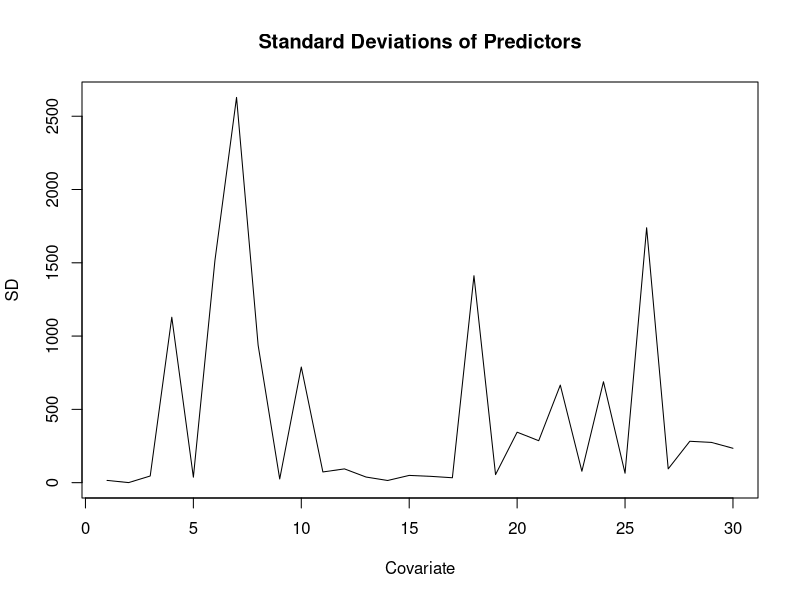
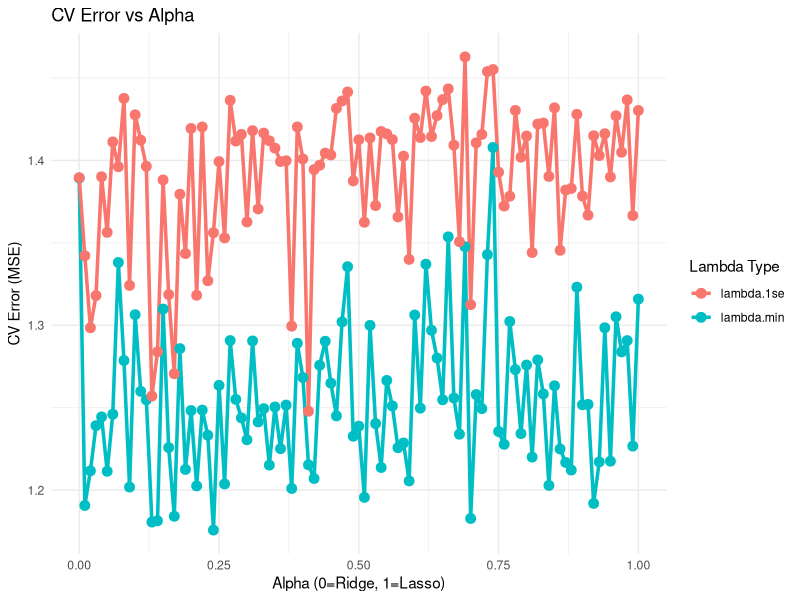
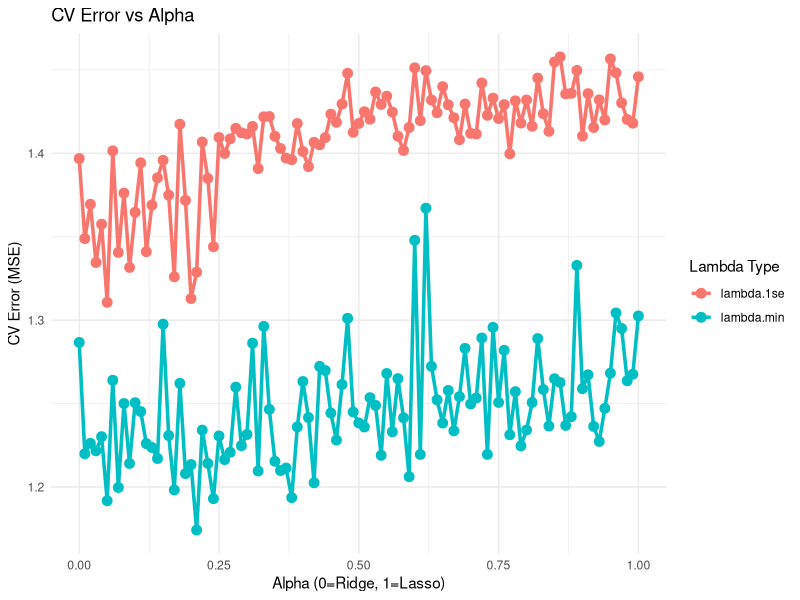
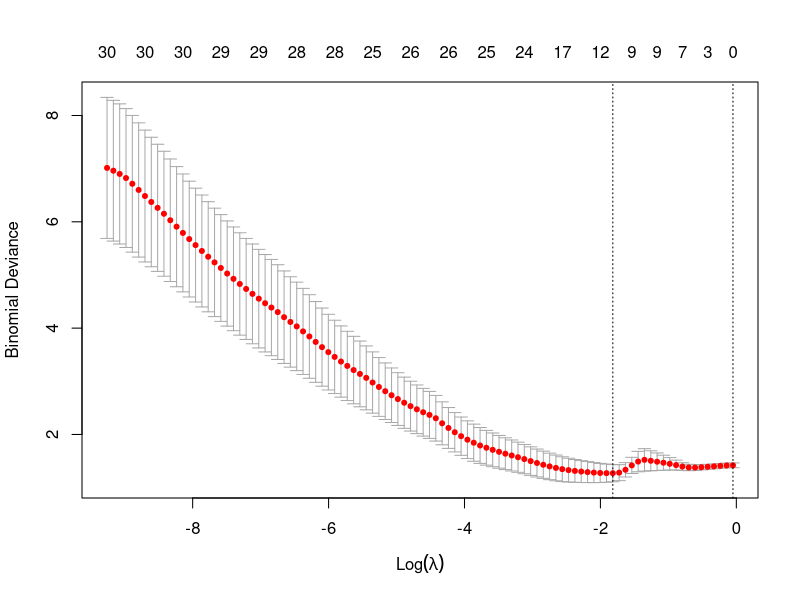
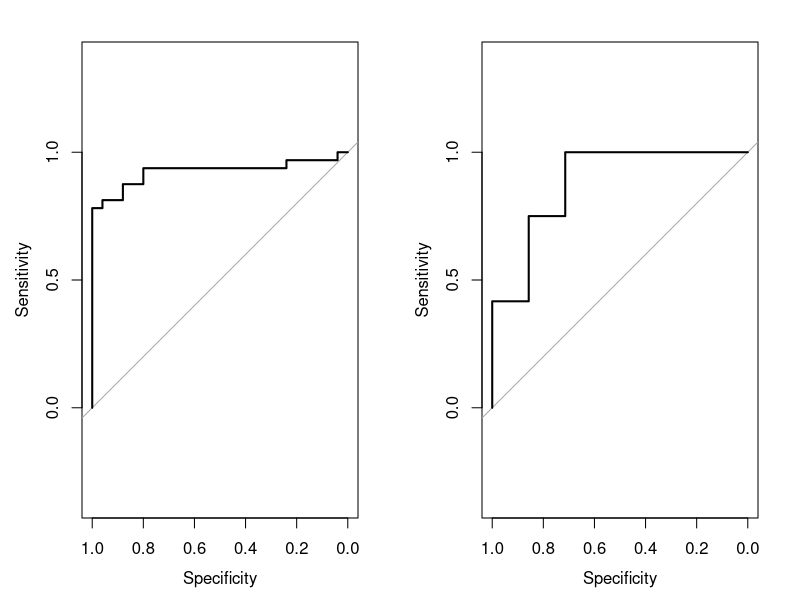
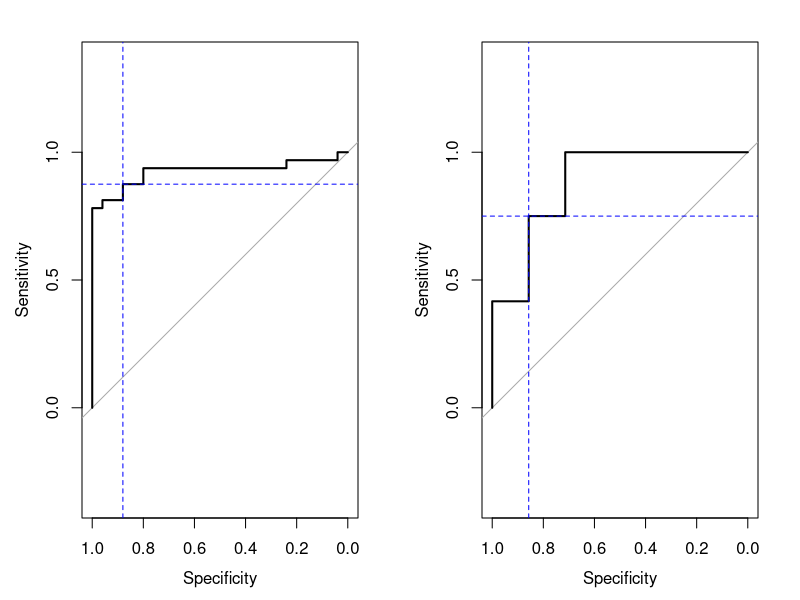
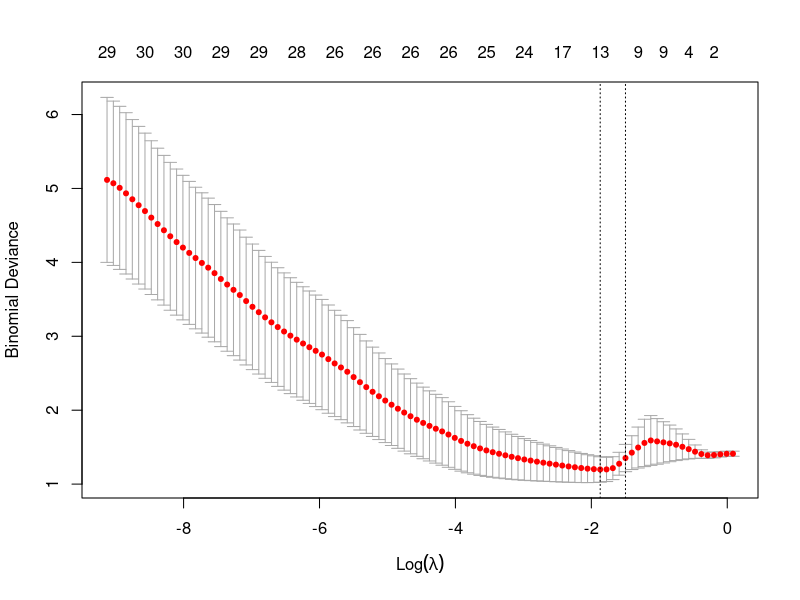

Generate these figures, in order, with R:
# === PACKAGES USED ========
library(readxl)
library(glmnet)
library(ggplot2)
library(GGally)
library(pROC)
library(MASS)

# === 1 | DATA CLEANING AND EDA ========
COV <- read_excel("Immunologic profiles of patients with COVID-19.xlsx")
View(COV)
str(COV)

#dataset contains measurements of 28 analytes (cytokines, chemokines, and acute phase proteins) from plasma samples of 76 COVID-19-positive patients. Response variable: disease progression/severity (binary, mild vs. severe)

table(COV$Severirty)

## DO SOME EDA AND CHECK FOR MISSING VALUES (there should be none)

# Convert severity to a factor variable
#Severity <- ifelse(COV$Severirty == "Severe", 1, 0)
#table(Severity)

COV$Severity <- ifelse(COV$Severirty == "Severe", 1, 0)
table(COV$Severity) # 0 = mild, 1 = severe

# Remove Patient Number and Severity
COV <- COV[, !(names(COV) %in% c("Severirty", "Patient Number"))]
str(COV)

# Convert SEX to numeric
COV$SEX <- ifelse(COV$SEX == "F", 1, 0)
table(COV$SEX)  

dim(COV)       # 76 x 31
colnames(COV)  

# === 2.1 | MODEL MATRIX AND TRAINING/TEST SETS ========
# Create model matrix for glmnet including all effects (even quadratic?)
#f0 <- lm(Severity ~ ., data = COV)
#f0 <- lm(Severity ~ .^2, data = COV)

X <- model.matrix(Severity ~., COV)[, -1]
#X <- model.matrix(Severity ~.^2, COV)[, -1]
dim(X)
colnames(X)
# X <- cbind(X,X[, 1:29]^2)

Y <- COV$Severity

# predictor standard deviations
plot(as.ts(apply(X, 2, sd)), xlab = "Covariate", ylab = "SD",
     main = "Standard Deviations of Predictors")
# very variable so thats why standardization is needed


# Create train (75%) & test (25%) sets
set.seed(1717)

test_index <- sample.int(nrow(X), round(nrow(X) * 0.25), replace = FALSE)
test_index

X_train <- X[-test_index, ]
Y_train <- Y[-test_index]
X_test <- X[test_index, ]
Y_test <- Y[test_index]

## Confirm class balance in train and test
table(Y_train)
table(Y_test)

# === 2.2 | GRID SEARCH FOR ALPHA ========
# Function to perform grid search for optimal alpha value with different n-folds 
alpha_search <- function (nfolds){
  alpha_grid <- seq(0, 1, .01)
  results <- data.frame()
  set.seed(1717)
  for (a in alpha_grid) {
  cv_model <- cv.glmnet(X_train, 
                        Y_train, 
                        alpha = a, 
                        nfolds = nfolds,
                        family = "binomial",
                        #foldid check if needed
                        type.measure = "deviance",
                        keep = T)  # Accuracy measure is deviance because AUC could not be used; number of observations is too small per fold
                        #keep = TRUE) # check if keep should be T or F
  
  # Store results
  results <- rbind(results, data.frame(
    alpha = a,
    lambda_min = cv_model$lambda.min,
    lambda_1se = cv_model$lambda.1se,
    cvm_min = min(cv_model$cvm),
    cvm_1se = cv_model$cvm[which(cv_model$lambda == cv_model$lambda.1se)]
  ))
  }
  return(results)
}
## Add part to function that collects and prints best alpha values automatically

alpha_10 <- alpha_search(10)
best_min_10 <- alpha_10$alpha[which.min(alpha_10$cvm_min)]
best_1se_10 <- alpha_10$alpha[which.min(alpha_10$cvm_1se)]

alpha_20 <- alpha_search(20)
best_min_20 <- alpha_20$alpha[which.min(alpha_20$cvm_min)]
best_1se_20 <- alpha_20$alpha[which.min(alpha_20$cvm_1se)]

# Visualize alpha grid search
ggplot(alpha_10, aes(x = alpha)) +
  geom_line(aes(y = cvm_min, color = "lambda.min"), size = 1.2) +
  geom_line(aes(y = cvm_1se, color = "lambda.1se"), size = 1.2) +
  geom_point(aes(y = cvm_min, color = "lambda.min"), size = 3) +
  geom_point(aes(y = cvm_1se, color = "lambda.1se"), size = 3) +
  labs(title = "CV Error vs Alpha",
       x = "Alpha (0=Ridge, 1=Lasso)",
       y = "CV Error (MSE)",
       color = "Lambda Type") +
  theme_minimal()

ggplot(alpha_20, aes(x = alpha)) +
  geom_line(aes(y = cvm_min, color = "lambda.min"), size = 1.2) +
  geom_line(aes(y = cvm_1se, color = "lambda.1se"), size = 1.2) +
  geom_point(aes(y = cvm_min, color = "lambda.min"), size = 3) +
  geom_point(aes(y = cvm_1se, color = "lambda.1se"), size = 3) +
  labs(title = "CV Error vs Alpha",
       x = "Alpha (0=Ridge, 1=Lasso)",
       y = "CV Error (MSE)",
       color = "Lambda Type") +
  theme_minimal()

## Decide between alpha values

## Create functions to streamline comparison between 10 and 20 folds
# Elastic net model with 10 folds
cv_10 <- cv.glmnet(X_train, Y_train, nfolds = 10, family = "binomial", alpha = best_min_10, type.measure = "deviance")
plot(cv_10)

prd_train <- predict(cv_10, newx = X_train, type = "response", s = cv_10$lambda.min)[, 1]
prd_test <- predict(cv_10, newx = X_test, type = "response", s = cv_10$lambda.min)[, 1]

# Testing prediction accuracy (Change plots to be made with ggplot and overlay curves)
par(mfrow=c(1,2))
AUC_train <- roc(Y_train, prd_train)
plot(AUC_train)
AUC_test <- roc(Y_test, prd_test)
plot(AUC_test)

# Check for performance of test set
max(cv_10$cvm)
which.max(cv_10$cvm)
cv_10$cvlo[which.max(cv_10$cvm)];cv_10$cvup[which.max(cv_10$cvm)]

# Determining cutoffs for sensitivity, specificity, and classification; make function to test both; return dataframe with all
cutoffs_snsp <- function(AUC) {
  snsp <- cbind(AUC$sensitivities, AUC$specificities)
  indx <- which.max(apply(snsp, 1, min))
  cutoff <- AUC$threshold[indx]
  return(cutoff)
}

cutoffs_snsp(AUC_train)
cutoffs_snsp(AUC_test)
# Make confusion matrix?

# Training set
snsp_train <- cbind(AUC_train$sensitivities, AUC_train$specificities)
snsp_train

indx_train <- which.max(apply(snsp_train, 1, min))
indx_train
snsp_train[indx_train, ]

train_cutoff <- AUC_train$thresholds[indx_train]
train_cutoff

# Test set
snsp_test <- cbind(AUC_test$sensitivities, AUC_test$specificities)
snsp_test

indx_test <- which.max(apply(snsp_test, 1, min))
indx_test
snsp_test[indx_test, ]

test_cutoff <- AUC_test$thresholds[indx_test]
test_cutoff

# Make ggplot versions
par(mfrow=c(1,2))
plot(AUC_train)
abline(h=snsp_train[indx_train,1],v=snsp_train[indx_train,2], col='blue', lty=2)
plot(AUC_test)
abline(h=snsp_test[indx_test,1],v=snsp_test[indx_test,2], col='blue', lty=2)
par(mfrow=c(1,1))

## A function to compute Sensitivity and Specificity (probably remake function or extract SN and SP in a different way)
sn.sp <- function(mat){
  sn <- mat[2,2]/sum(mat[2,])
  sp <- mat[1,1]/sum(mat[1,])
  return(unlist(list(sensitivity=sn, specificity=sp)))
}

sn.sp(table(Y_train, yhat = as.numeric(prd_train > train_cutoff))) ## TRAIN SET
sn.sp(table(Y_test, yhat = as.numeric(prd_test > train_cutoff))) ## TEST SET
sn.sp(table(Y_test, yhat = as.numeric(prd_test > test_cutoff)))

# Variable selection
coef(cv_10, s = cv_10$lambda.min)
coef.min <- coef(cv_10,s = cv_10$lambda.min)[-1,1]
coef.min[coef.min!=0] 
names(coef.min[coef.min!=0])

# Provide ranking of top predictors

# Elastic net model with 20 folds
## Make function that does all the same steps as 10-fold
cv_20 <- cv.glmnet(X_train, Y_train, nfolds = 20, family = "binomial", alpha = best_min_20, type.measure = "deviance")
plot(cv_20)

coef(cv_20, s = cv_20$lambda.min)
coef.min <- coef(cv_20,s = cv_20$lambda.min)[-1,1]
coef.min[coef.min!=0]

## FOR MS. MAHNOOR NIZAMANI: Make some plots and do some analysis for how AGE correlates with severity and also which cytokines are most effective and most significant
